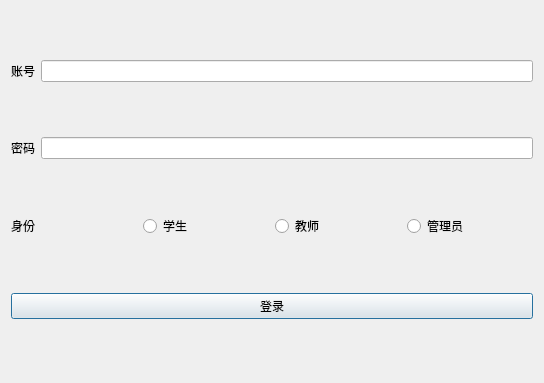
<?xml version="1.0" encoding="UTF-8"?>
<ui version="4.0">
 <class>LoginDialog</class>
 <widget class="QDialog" name="LoginDialog">
  <property name="geometry">
   <rect>
    <x>0</x>
    <y>0</y>
    <width>544</width>
    <height>383</height>
   </rect>
  </property>
  <property name="windowTitle">
   <string>实验室信息管理系统</string>
  </property>
  <layout class="QVBoxLayout" name="verticalLayout">
   <item>
    <layout class="QHBoxLayout" name="acc_Layout">
     <item>
      <widget class="QLabel" name="acc_label">
       <property name="text">
        <string>账号</string>
       </property>
      </widget>
     </item>
     <item>
      <widget class="QLineEdit" name="acc_Edit"/>
     </item>
    </layout>
   </item>
   <item>
    <layout class="QHBoxLayout" name="pwd_Layout">
     <item>
      <widget class="QLabel" name="pwd_label">
       <property name="text">
        <string>密码</string>
       </property>
      </widget>
     </item>
     <item>
      <widget class="QLineEdit" name="pwd_Edit">
       <property name="echoMode">
        <enum>QLineEdit::Password</enum>
       </property>
      </widget>
     </item>
    </layout>
   </item>
   <item>
    <layout class="QHBoxLayout" name="identity_Layout">
     <item>
      <widget class="QLabel" name="identity_label">
       <property name="text">
        <string>身份</string>
       </property>
      </widget>
     </item>
     <item>
      <widget class="QRadioButton" name="stu_radioBtn">
       <property name="text">
        <string>学生</string>
       </property>
      </widget>
     </item>
     <item>
      <widget class="QRadioButton" name="teacher_radioBtn">
       <property name="text">
        <string>教师</string>
       </property>
      </widget>
     </item>
     <item>
      <widget class="QRadioButton" name="admin_radioBtn">
       <property name="text">
        <string>管理员</string>
       </property>
      </widget>
     </item>
    </layout>
   </item>
   <item>
    <widget class="QPushButton" name="loginButton">
     <property name="text">
      <string>登录</string>
     </property>
    </widget>
   </item>
  </layout>
 </widget>
 <layoutdefault spacing="6" margin="11"/>
 <resources/>
 <connections/>
</ui>
